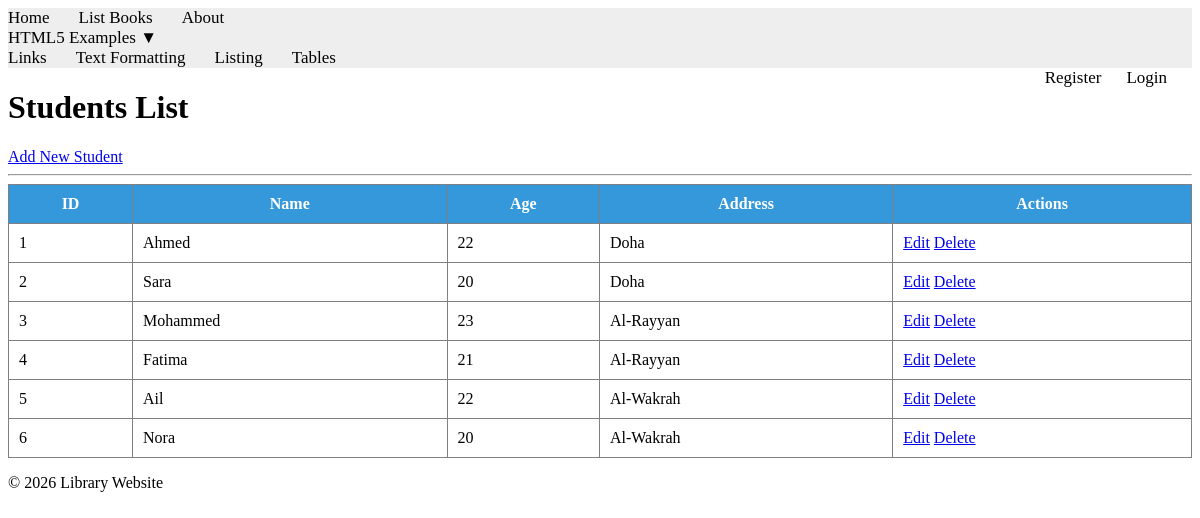
The app's page /books/students/ with its own data.
### apps/bookmodule/models.py (models this page shows, shortened)
class Student2(models.Model):
    name = models.CharField(max_length=100)
    age = models.IntegerField()
    address = models.ForeignKey(Address2, on_delete=models.CASCADE)

class Address2(models.Model):
    city = models.CharField(max_length=100)

### apps/bookmodule/views.py (the view)
# urls.py: path('students/', views.student_list, name="student_list"),
def student_list(request):
    students = Student2.objects.all()
    return render(request, 'bookmodule/student_list.html', {'students': students})

### apps/templates/bookmodule/student_list.html (shortened to what this page needs)
{% extends "layouts/base.html" %}
{% load static %}
{% block content %}
<div class="container">
    <h1>Students List</h1>
    <a href="{% url 'student_add' %}">Add New Student</a>
    <hr>
    <table border="1" cellpadding="10" style="width:100%; border-collapse:collapse;">
        <thead>
            <tr style="background-color:#3498db; color:white;">
                <th>ID</th>
                <th>Name</th>
                <th>Age</th>
                <th>Address</th>
                <th>Actions</th>
            </tr>
        </thead>
        <tbody>
            {% for student in students %}
            <tr>
                <td>{{ student.id }}</td>
                <td>{{ student.name }}</td>
                <td>{{ student.age }}</td>
                <td>{{ student.address.city }}</td>
                <td>
                    <a href="{% url 'student_edit' student.id %}">Edit</a>
                    <a href="{% url 'student_delete' student.id %}" onclick="return confirm('Are you sure?')">Delete</a>
                </td>
            </tr>
            {% empty %}
            <tr>
                <td colspan="5" style="text-align:center;">No students found.</td>
            </tr>
            {% endfor %}
        </tbody>
    </table>
</div>
{% endblock content %}

### records on screen
Student2: id "1", name "Ahmed", age "22", address.city "Doha"
Student2: id "2", name "Sara", age "20", address.city "Doha"
Student2: id "3", name "Mohammed", age "23", address.city "Al-Rayyan"
Student2: id "4", name "Fatima", age "21", address.city "Al-Rayyan"
Student2: id "5", name "Ail", age "22", address.city "Al-Wakrah"
Student2: id "6", name "Nora", age "20", address.city "Al-Wakrah"
